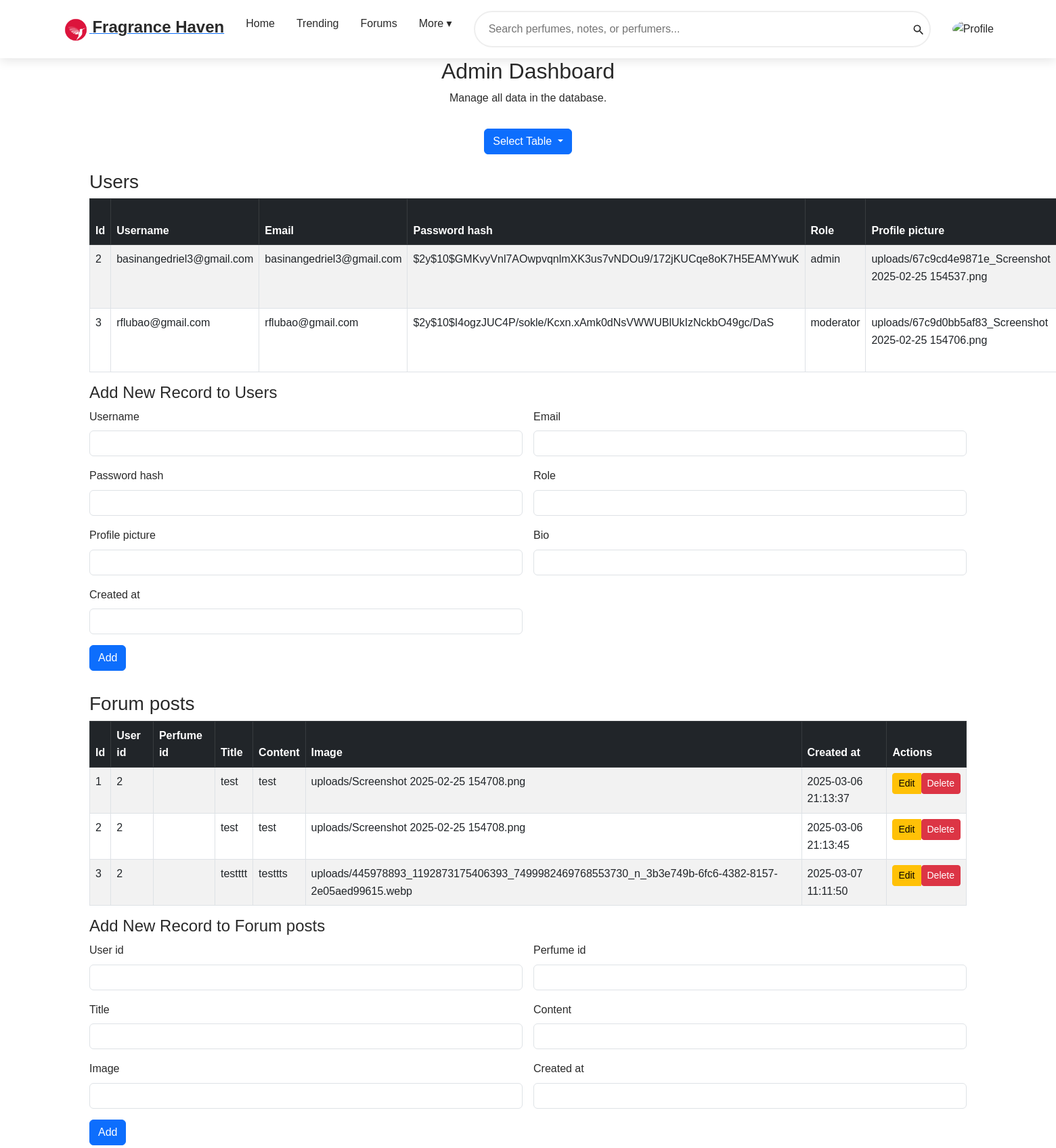
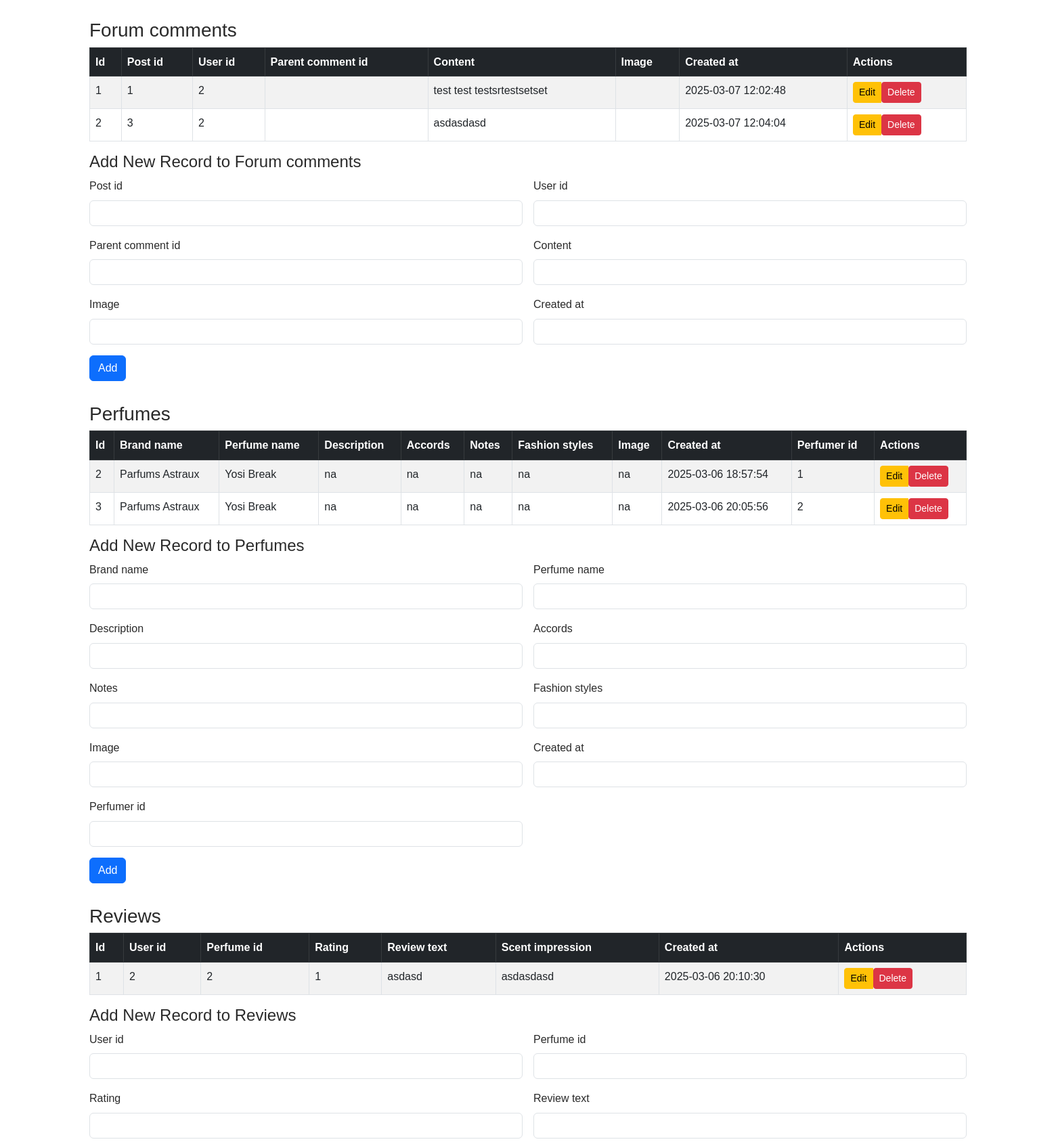
/admin_dashboard.php (signed in, upper part), run on the app's committed database (2 pictures, top to bottom).
### tables this page shows
CREATE TABLE `users` (
  `id` int(11) NOT NULL,
  `username` varchar(50) NOT NULL,
  `email` varchar(100) NOT NULL,
  `password_hash` varchar(255) NOT NULL,
  `role` enum('user','moderator','admin') DEFAULT 'user',
  `profile_picture` varchar(255) DEFAULT NULL,
  `bio` text DEFAULT NULL,
  `created_at` timestamp NOT NULL DEFAULT current_timestamp()
);

CREATE TABLE `forum_posts` (
  `id` int(11) NOT NULL,
  `user_id` int(11) DEFAULT NULL,
  `perfume_id` int(11) DEFAULT NULL,
  `title` varchar(255) DEFAULT NULL,
  `content` text DEFAULT NULL,
  `image` varchar(255) DEFAULT NULL,
  `created_at` timestamp NOT NULL DEFAULT current_timestamp()
);

CREATE TABLE `forum_comments` (
  `id` int(11) NOT NULL,
  `post_id` int(11) DEFAULT NULL,
  `user_id` int(11) DEFAULT NULL,
  `parent_comment_id` int(11) DEFAULT NULL,
  `content` text DEFAULT NULL,
  `image` varchar(255) DEFAULT NULL,
  `created_at` timestamp NOT NULL DEFAULT current_timestamp()
);

CREATE TABLE `perfumes` (
  `id` int(11) NOT NULL,
  `brand_name` varchar(100) NOT NULL,
  `perfume_name` varchar(100) NOT NULL,
  `description` text DEFAULT NULL,
  `accords` text DEFAULT NULL,
  `notes` text DEFAULT NULL,
  `fashion_styles` text DEFAULT NULL,
  `image` varchar(255) DEFAULT NULL,
  `created_at` timestamp NOT NULL DEFAULT current_timestamp(),
  `perfumer_id` int(11) DEFAULT NULL
);

CREATE TABLE `reviews` (
  `id` int(11) NOT NULL,
  `user_id` int(11) DEFAULT NULL,
  `perfume_id` int(11) DEFAULT NULL,
  `rating` int(11) DEFAULT NULL CHECK (`rating` between 1 and 5),
  `review_text` text DEFAULT NULL,
  `scent_impression` text DEFAULT NULL,
  `created_at` timestamp NOT NULL DEFAULT current_timestamp()
);

### admin_dashboard.php (the view, shortened to what this page needs)
<?php
require 'config.php';
$tables = [
    'users',
    'forum_posts',
    'forum_comments',
    'perfumes',
    'reviews',
    'messages',
    'votes',
    'reports',
    'activity_log',
];
$data = [];
foreach ($tables as $table) {
    $stmt = $pdo->query("SELECT * FROM $table");
    $data[$table] = $stmt->fetchAll(PDO::FETCH_ASSOC);
}
?>
<!DOCTYPE html>
<html lang="en">
<head>
    <link href="https://cdn.jsdelivr.net/npm/bootstrap@5.3.0-alpha1/dist/css/bootstrap.min.css" rel="stylesheet">
</head>
<body>
    <?php include 'header.php'; ?>
    <div class="container">
        <div class="dashboard-header text-center">
            <h2>Admin Dashboard</h2>
            <p>Manage all data in the database.</p>
        </div>
        <div class="text-center mb-4">
            <div class="btn-group">
                <button type="button" class="btn btn-primary dropdown-toggle" data-bs-toggle="dropdown" aria-expanded="false">
                    Select Table
                </button>
            </div>
        </div>
        <?php foreach ($data as $table => $rows): ?>
            <div class="table-container" id="<?= $table ?>">
                <h3><?= ucfirst(str_replace('_', ' ', $table)) ?></h3>
                <?php if (!empty($rows)): ?>
                    <table class="table table-bordered table-striped">
                        <thead class="table-dark">
                            <tr>
                                <?php foreach (array_keys($rows[0]) as $column): ?>
                                    <th><?= ucfirst(str_replace('_', ' ', $column)) ?></th>
                                <?php endforeach; ?>
                                <th>Actions</th>
                            </tr>
                        </thead>
                        <tbody>
                            <?php foreach ($rows as $row): ?>
                                <tr>
                                    <?php foreach ($row as $value): ?>
                                        <td><?= htmlspecialchars($value) ?></td>
                                    <?php endforeach; ?>
                                    <td>
                                        <div class="btn-group">
                                            <button class="btn btn-sm btn-warning" onclick="toggleEditForm('<?= $table ?>', <?= $row['id'] ?>)">Edit</button>
                                            <form method="POST" style="display: inline;" onsubmit="return confirm('Are you sure you want to delete this record?');">
                                                <button type="submit" class="btn btn-sm btn-danger">Delete</button>
                                            </form>
                                        </div>
                                    </td>
                                </tr>
                            <?php endforeach; ?>
                        </tbody>
                    </table>
                    <div class="form-container">
                        <h4>Add New Record to <?= ucfirst(str_replace('_', ' ', $table)) ?></h4>
                        <form method="POST" class="row g-3">
                            <?php foreach (array_keys($rows[0]) as $column): ?>
                                <?php if ($column !== 'id'): ?>
                                    <div class="col-md-6">
                                        <label for="<?= $column ?>" class="form-label"><?= ucfirst(str_replace('_', ' ', $column)) ?></label>
                                        <input type="text" name="<?= $column ?>" class="form-control" required>
                                    </div>
                                <?php endif; ?>
                            <?php endforeach; ?>
                            <div class="col-12">
                                <button type="submit" class="btn btn-primary">Add</button>
                            </div>
                        </form>
                    </div>
                <?php else: ?>
                    <p>No data available for <?= ucfirst(str_replace('_', ' ', $table)) ?>.</p>
                <?php endif; ?>
            </div>
        <?php endforeach; ?>
    </div>
</body>
</html>

### admin_dashboard.php (style rules this page uses)
body { background-color: #f8f9fa; }
.dashboard-header { margin-bottom: 2rem; }
.table-container { margin-bottom: 2rem; }
.form-container { margin-top: 1rem; }

### header.php (style rules this page uses)
:root { --primary-color: #2A2A2A; --accent-color: #E63946; --text-light: #F8F9FA; --background-light: #FFFFFF; --shadow: 0 4px 15px rgba(0, 0, 0, 0.1); --transition: all 0.3s ease; }
* { margin: 0; padding: 0; box-sizing: border-box; }
body { font-family: Arial, sans-serif; background: var(--background-light); color: var(--primary-color); line-height: 1.6; }

### data on the page
users: id "2", value "basinangedriel3@gmail.com", password_hash "$2y$10$GMKvyVnl7AOwpvqnlmXK3us7vNDOu9/172jKUCqe8oK7H5EAMYwuK", role "admin", profile_picture "uploads/67c9cd4e9871e_Screenshot 2025-02-25 154537.png"
users: id "3", value "rflubao@gmail.com", password_hash "$2y$10$I4ogzJUC4P/sokle/Kcxn.xAmk0dNsVWWUBlUkIzNckbO49gc/DaS", role "moderator", profile_picture "uploads/67c9d0bb5af83_Screenshot 2025-02-25 154706.png"
forum_posts: id "1", user "2", value "test", image "uploads/Screenshot 2025-02-25 154708.png", created_at "2025-03-06 21:13:37"
forum_posts: value "2", value "test", image "uploads/Screenshot 2025-02-25 154708.png", created_at "2025-03-06 21:13:45"
forum_posts: id "3", user "2", title "testttt", content "testtts", image "uploads/445978893_1192873175406393_7499982469768553730_n_3b3e749b-6fc6-4382-8157-2e05aed99615.webp", created_at "2025-03-07 11:11:50"
forum_comments: value "1", user "2", content "test test testsrtestsetset", created_at "2025-03-07 12:02:48"
forum_comments: value "2", post "3", content "asdasdasd", created_at "2025-03-07 12:04:04"
perfumes: id "2", brand_name "Parfums Astraux", perfume_name "Yosi Break", value "na", created_at "2025-03-06 18:57:54", perfumer "1"
perfumes: id "3", brand_name "Parfums Astraux", perfume_name "Yosi Break", value "na", created_at "2025-03-06 20:05:56", perfumer "2"
reviews: value "1", value "2", review_text "asdasd", scent_impression "asdasdasd", created_at "2025-03-06 20:10:30"

### other printed values
str_replace('_', ' ', $table) "Users"
str_replace('_', ' ', $column) "Id"
str_replace('_', ' ', $column) "Username"
str_replace('_', ' ', $column) "Email"
str_replace('_', ' ', $column) "Password hash"
str_replace('_', ' ', $column) "Role"
str_replace('_', ' ', $column) "Profile picture"
str_replace('_', ' ', $column) "Bio"
str_replace('_', ' ', $column) "Created at"
str_replace('_', ' ', $table) "Forum posts"
str_replace('_', ' ', $column) "User id"
str_replace('_', ' ', $column) "Perfume id"
str_replace('_', ' ', $column) "Title"
str_replace('_', ' ', $column) "Content"
str_replace('_', ' ', $column) "Image"
